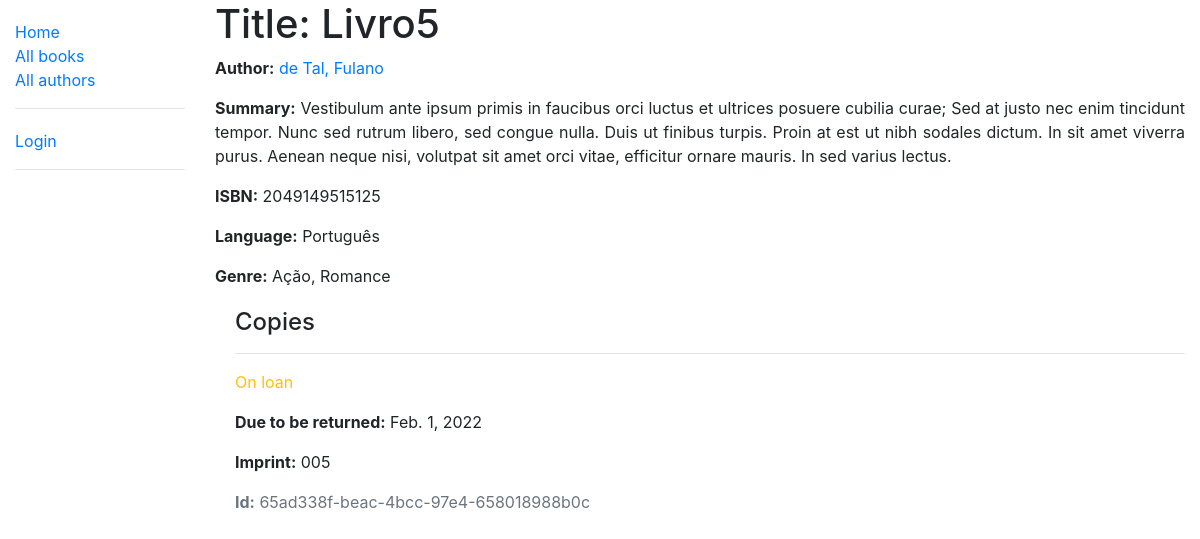
The app's page /catalog/book/5, older data.
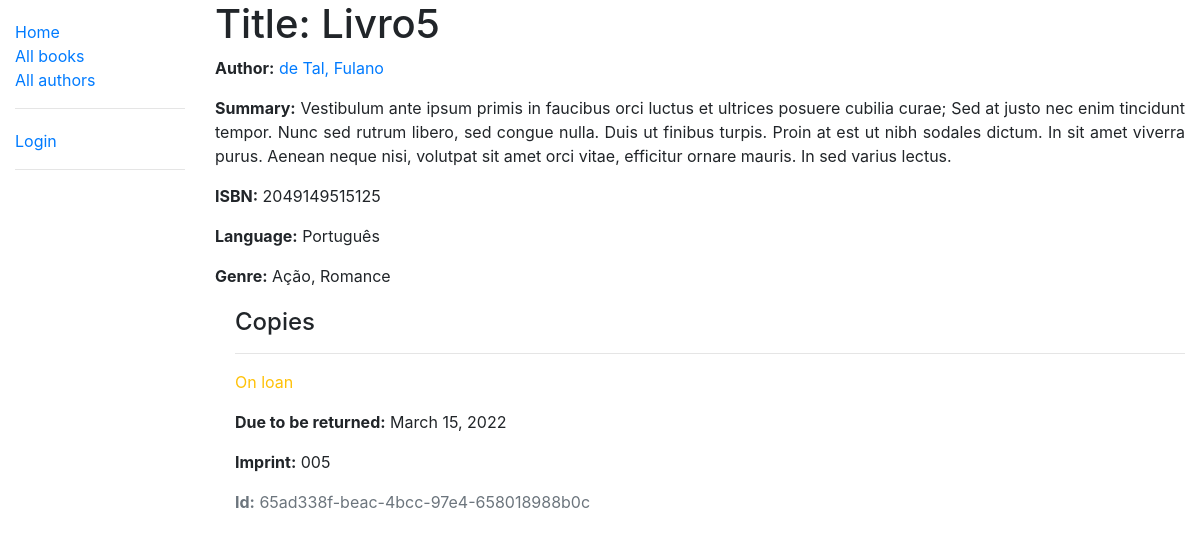
The same page, newer data.
### catalog/models.py (models this page shows, shortened)
class BookInstance(models.Model):
    id = models.UUIDField(
        primary_key=True,
        default=uuid.uuid4,
        help_text='ID único deste livro partícular em toda a biblioteca'
    )
    book = models.ForeignKey('Book', on_delete=models.SET_NULL, null=True)
    imprint = models.CharField(max_length=200)
    due_back = models.DateField(null=True, blank=True)
    borrower = models.ForeignKey(User, on_delete=models.SET_NULL, null=True, blank=True)
    LOAN_STATUS = (
        ('m', 'Maintenance'),
        ('o', 'On loan'),
        ('a', 'Available'),
        ('r', 'Reserved'),
    )
    status = models.CharField(
        max_length=1,
        choices=LOAN_STATUS,
        blank=True,
        default='m',
        help_text='Disponibilidade do livro',
    )
    class Meta:
        ordering = ['due_back']
        permissions = (('can_mark_returned', 'Set book as returned'),)

### catalog/views.py (the view)
# urls.py: path('book/<int:pk>', views.BookDetailView.as_view(), name='book-detail'),
class BookDetailView(generic.DetailView):
    model = Book

### catalog/models.py (called while the page is built)
    def __str__(self):
        return self.name

    def __str__(self):
        return self.name

    def __str__(self):
        return f'{self.last_name}, {self.first_name}'

### catalog/templates/catalog/book_detail.html (shortened to what this page needs)
{% extends "base.html" %}
{% block content %}
    <h1>Title: {{ book.title }}</h1>
    <p><strong>Author:</strong> <a href="{% url 'author-detail' book.author.pk %}">{{ book.author }}</a></p>
    <p align="justify"><strong>Summary:</strong> {{ book.summary }}</p>
    <p><strong>ISBN:</strong> {{ book.isbn }}</p>
    <p><strong>Language:</strong> {{ book.language }}</p>
    <p><strong>Genre:</strong> {% for genre in book.genre.all %} {{ genre }}{% if not forloop.last %}, {% endif %}{% endfor %}</p>
    <div style="margin-left:20px;margin-top:20px">
        <h4>Copies</h4>
        {% for copy in book.bookinstance_set.all %}
            <hr>
            <p class="{% if copy.status == 'a' %}text-success{% elif copy.status == 'm' %}text-danger{% else %}text-warning{% endif %}">{{ copy.get_status_display }}</p>
            {% if copy.status != 'a' %}
                <p><strong>Due to be returned:</strong> {{copy.due_back}}</p>
            {% endif %}
            <p><strong>Imprint:</strong> {{copy.imprint}}</p>
            <p class="text-muted"><strong>Id:</strong> {{copy.id}}</p>
        {% endfor %}
    </div>
{% endblock %}

Row changes from the older to the newer data that the page shows:
changed BookInstance "On loan": due_back "Feb. 1, 2022" → "March 15, 2022"
